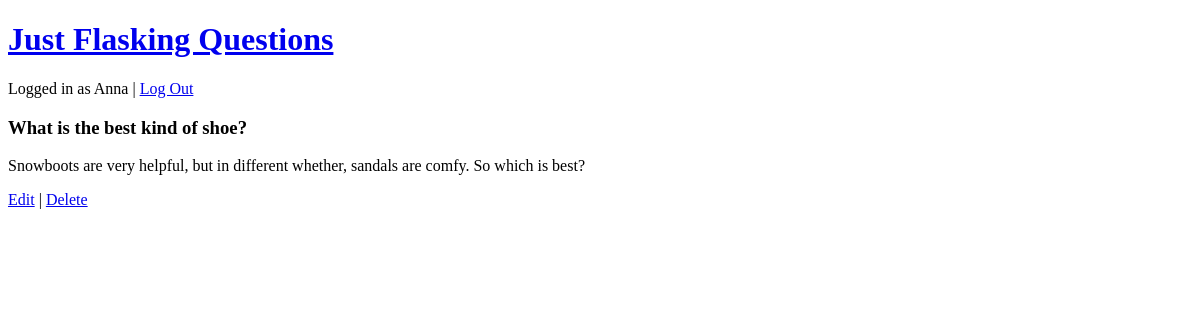
Page /questions/1 (signed in) on the earlier database version.
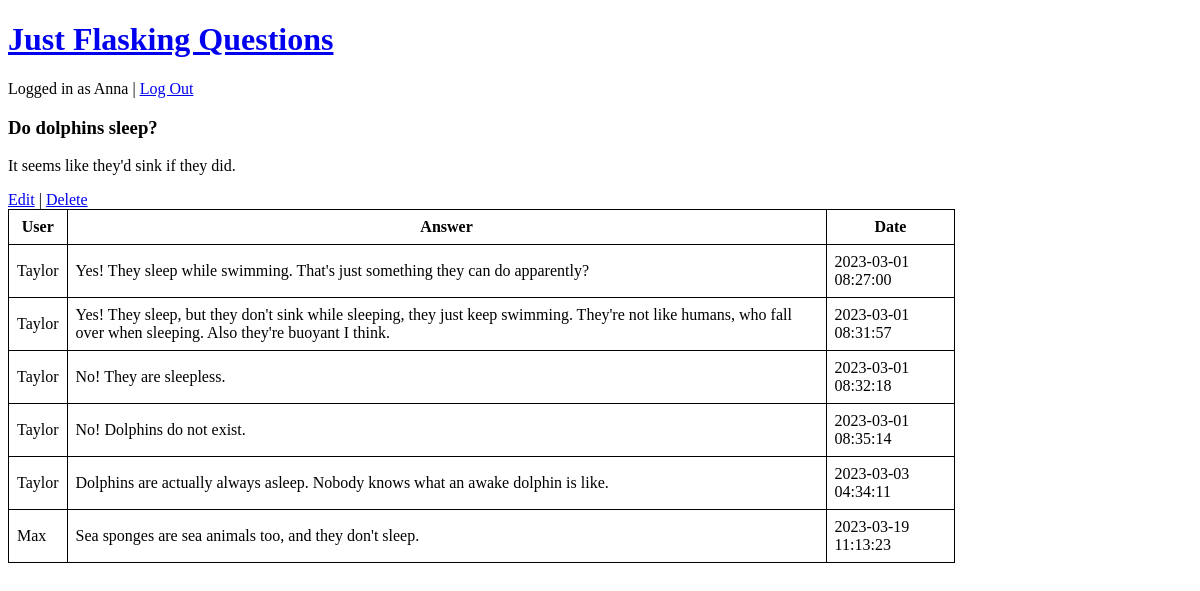
Same page on the later database version.
### app.py (models this page shows, shortened)
class User(db.Model):
    __tablename__ = 'users'
    id = db.Column(db.Integer, primary_key = True)
    username = db.Column(db.String, unique = True)
    password = db.Column(db.String(80))
    questions = db.relationship('Question', backref = 'user')
    answers = db.relationship('Answer', backref = 'user')
    created_on = db.Column(db.DateTime, server_default=db.func.now())
    updated_on = db.Column(db.DateTime, server_default=db.func.now(), server_onupdate=db.func.now())
    @classmethod
    def find_by_username(self, username):
        return User.query.filter_by(username=username).first()
    @classmethod
    def current_user(self, session):
        return User.find_by_username(session['username'])

class Question(db.Model):
    __tablename__ = 'questions'
    id = db.Column(db.Integer, primary_key = True)
    user_id = db.Column(db.Integer, db.ForeignKey('users.id'))
    title = db.Column(db.String)
    content = db.Column(db.String)
    answers = db.relationship('Answer', backref = 'question')
    created_on = db.Column(db.DateTime, server_default=db.func.now())
    updated_on = db.Column(db.DateTime, server_default=db.func.now(), server_onupdate=db.func.now())

class Answer(db.Model):
    __tablename__ = 'answers'
    id = db.Column(db.Integer, primary_key = True)
    user_id = db.Column(db.Integer, db.ForeignKey('users.id'))
    question_id = db.Column(db.Integer, db.ForeignKey('questions.id'))
    content = db.Column(db.String)
    created_on = db.Column(db.DateTime, server_default=db.func.now())
    updated_on = db.Column(db.DateTime, server_default=db.func.now(), server_onupdate=db.func.now())

### app.py (the view)
@app.route('/questions/<int:question_id>')
def question(question_id):
    question = Question.query.get(question_id)
    answers = question.answers
    current_user = User.current_user(session)
    return render_template('questions/show.html', question = question, answers = answers, current_user = current_user)

### templates/questions/show.html (shortened to what this page needs)
{% extends 'layout.html' %}
{% block body %}
<h3>{{ question.title }}</h3>
<p>{{ question.content }}</p>
{% if current_user == question.user %}
<a href={{url_for('edit_question', question_id = question.id)}}>Edit</a> | <a href={{url_for('delete_question', question_id = question.id)}}>Delete</a>
{% else %}
<p><a href={{url_for('new_answer', question_id=question.id)}}>Submit an answer</a></p>
{% endif %}
{% if answers %}
<table>
    <tr>
        <th>User</th>
        <th>Answer</th>
        <th>Date</th>
    </tr>
    {% for answer in answers %}
        <tr>
            <td>{{ answer.user.username }}
            </td>
            <td>{{ answer.content }}</td>
            <td>{{ answer.created_on }}</td>
        </tr>
    {% endfor %}
</table>
{% endif %}
{% endblock %}

### templates/layout.html (shortened to what this page needs)
<!DOCTYPE html>
<html lang="en">
<head>
    <link rel="stylesheet" href="{{ url_for('static', filename='css/main.css')}}">
    <h1 id="banner"><a href={{url_for('index')}}>Just Flasking Questions</a></h1>
    {% if 'username' in session %}
        Logged in as {{ session['username'] }} | <a href={{url_for('logout')}}>Log Out</a>
    {% else %}
        <a href={{url_for('login')}}>Log In</a> | <a href={{url_for('register')}}>Register</a>
    {% endif %}
    <br>
</head>
<body>
    {% block body %} {% endblock %}
</body>
</html>

### static/css/main.css (style rules this page uses)
table, th, td { border: 1px solid black; padding: 8px; }
table { width: 80%; border-collapse: collapse; }

Differences in the rows shown:
changed Question: title "What is the best kind of shoe?" → "Do dolphins sleep?"; content "Snowboots are very helpful, but in different whether, sandals are comfy. So which is best?" → "It seems like they'd sink if they did."
added Answer: user.username "Taylor", content "Yes! They sleep while swimming. That's just something they can do apparently?", created_on "2023-03-01 08:27:00"
added Answer: user.username "Taylor", content "Yes! They sleep, but they don't sink while sleeping, they just keep swimming. They're not like humans, who fall over when sleeping. Also they're buoyant I think.", created_on "2023-03-01 08:31:57"
added Answer: user.username "Taylor", content "No! They are sleepless.", created_on "2023-03-01 08:32:18"
added Answer: user.username "Taylor", content "No! Dolphins do not exist.", created_on "2023-03-01 08:35:14"
added Answer: user.username "Taylor", content "Dolphins are actually always asleep. Nobody knows what an awake dolphin is like.", created_on "2023-03-03 04:34:11"
added Answer: user.username "Max", content "Sea sponges are sea animals too, and they don't sleep.", created_on "2023-03-19 11:13:23"
Other differences:
text now shown: "User Answer Date"
